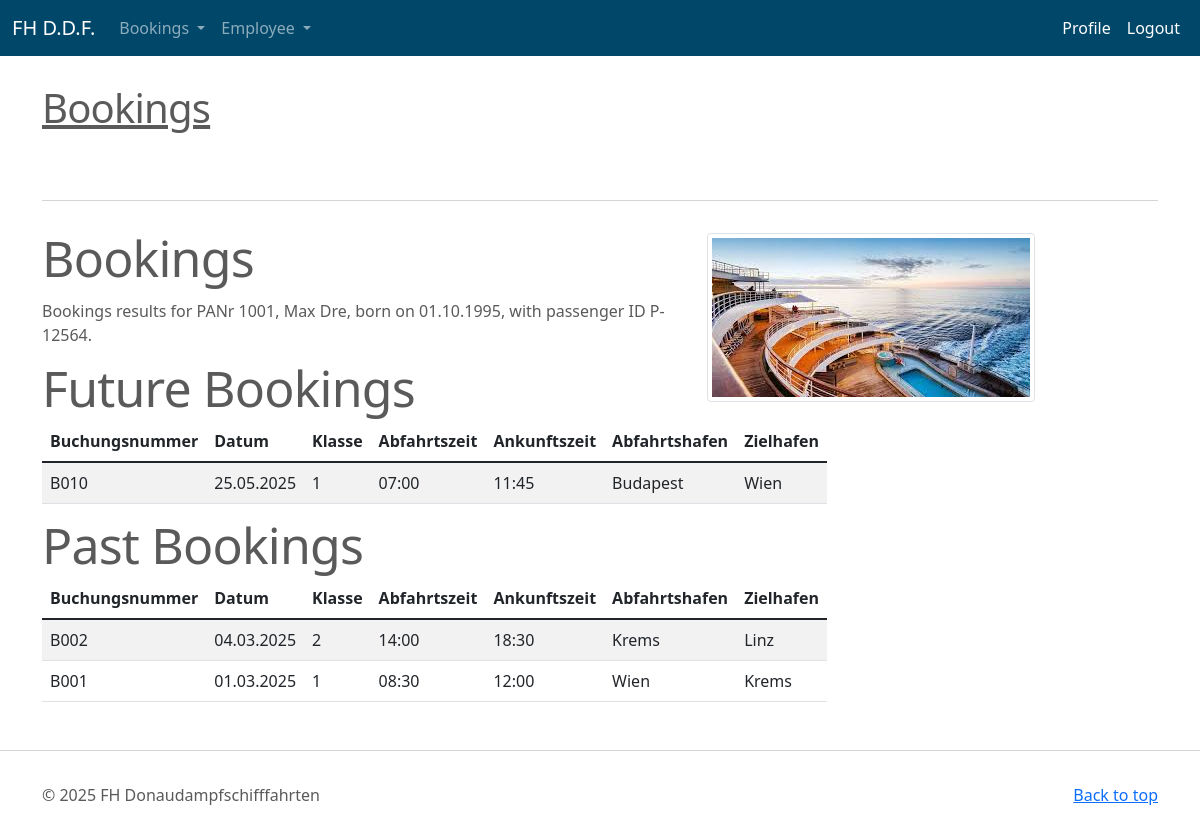
The page /bookings (signed in) on the database its author committed.
### tables this page shows
CREATE TABLE "user" (
  id INTEGER PRIMARY KEY AUTOINCREMENT,
  username TEXT UNIQUE NOT NULL,
  password TEXT NOT NULL
);

CREATE TABLE "Person" (
    /* hab das auf PANr geaendert da es sonst mit den spaeteren FKs zach wird mit dem zusammengesetzten SVNR + GebDatum*/
    "PANr" NUMBER(4),
    /* es gibt keinen eigenen date type kann als int, text, oder real angegeben werden */ 
    "GebDatum" INTEGER,
    "Vorname" TEXT(50),
    "Nachname" TEXT(50),
    "PLZ" NUMBER(4),
    "Ort" TEXT(50),
    "Strasse" TEXT(50),
    "Hausnummer" NUMBER(4),
    CONSTRAINT pk_Person PRIMARY KEY (PANr)
);

CREATE TABLE "Passagier" (
    "PassagierNr" TEXT(10),
    "PANr" NUMBER(4)
        CONSTRAINT nn_PANr_Passagier NOT NULL,
    CONSTRAINT pk_Passagier PRIMARY KEY (PassagierNr),
    CONSTRAINT fk_Passagier_Person FOREIGN KEY (PANr) REFERENCES Person (PANr)
        ON DELETE CASCADE
);

CREATE TABLE "Buchen" (
    "Buchungsnummer" TEXT(10),
    "Datum" INTEGER,
    "Klasse" NUMBER(1),
    "PassagierNr" TEXT(10)
        CONSTRAINT nn_PassagierNR_Buchen NOT NULL,
    "Passagennummer" TEXT(10)
        CONSTRAINT nn_Passagennummer_Buchen NOT NULL,
    CONSTRAINT pk_Buchen PRIMARY KEY (Buchungsnummer),
    CONSTRAINT fk_Buchen_Passagier FOREIGN KEY (PassagierNr) REFERENCES Passagier (PassagierNr),
    CONSTRAINT fk_Buchen_Passage FOREIGN KEY (Passagennummer) REFERENCES Passage (Passagennummer)
);

CREATE TABLE "Passage" (
    "Passagennummer" TEXT(10),
    "Abfahrtszeit" TEXT(10),
    "Ankunftszeit" TEXT(10),
    "Abfahrtshafen" TEXT(20),
    "Zielhafen" TEXT(20),
    CONSTRAINT pk_Passage PRIMARY KEY (Passagennummer)
);

### flask_auu/bookings.py (the view)
@bp.route('/bookings')
@login_required
def bookings():
    session['history'] = session['history'] + "/bookings\n ... "
    db = get_db()
    passpers = db.execute(
            "SELECT Vorname, Nachname, strftime('%d.%m.%Y', Gebdatum) as Gebdatum, Passagiernr"
            ' FROM Person, Passagier'
            ' WHERE Person.PANr = Passagier.PANr and Person.PANr = ? ', (g.user['username'],)
    ).fetchone()
    bookinglist_future = None
    bookinglist_past = None
    if passpers is not None:
        bookinglist_future = db.execute(
            "SELECT buchungsnummer, strftime('%d.%m.%Y', datum) as datum, klasse, abfahrtszeit, ankunftszeit, abfahrtshafen, zielhafen"
            ' FROM Buchen, Passage'
            " WHERE Buchen.Passagennummer = Passage.Passagennummer AND Buchen.PassagierNr = ? and date(Datum) >= date('now')"
            ' order by datum', (passpers['PassagierNr'],)
        ).fetchall()
        bookinglist_past = db.execute(
            "SELECT buchungsnummer, strftime('%d.%m.%Y', datum) as datum, klasse, abfahrtszeit, ankunftszeit, abfahrtshafen, zielhafen"
            ' FROM Buchen, Passage'
            " WHERE Buchen.Passagennummer = Passage.Passagennummer AND Buchen.PassagierNr = ? and date(Datum) < date('now')"
            ' order by datum DESC', (passpers['PassagierNr'],)
        ).fetchall()
    else:
        return render_template('non_passagier/non_passagier.html',)
    return render_template('bookings/bookings.html', passpers=passpers, bookinglist_future=bookinglist_future, bookinglist_past=bookinglist_past)

### flask_auu/auth.py (called while the page is built)
@bp.before_app_request
def load_logged_in_user():
    user_id = session.get('user_id')
    if session.get('history') is None:
        session['history'] = "Usage history since last login:\n"
    if user_id is None:
        g.user = None
    else:
        g.user = get_db().execute(
            'SELECT * FROM user WHERE id = ?', (user_id,)
        ).fetchone()

def login_required(view):
    @functools.wraps(view)
    def wrapped_view(**kwargs):
        if g.user is None:
            return redirect(url_for('auth.login'))
        return view(**kwargs)
    return wrapped_view

### flask_auu/db.py (called while the page is built)
def get_db():
        print('get_db(): before db is accessed...', flush=True)
        if 'db' not in g:
            g.db = sqlite3.connect(
                current_app.config['DATABASE'],
                detect_types=sqlite3.PARSE_DECLTYPES
            )
            g.db.row_factory = sqlite3.Row
        return g.db

### flask_auu/templates/bookings/bookings.html (shortened to what this page needs)
{% extends 'base.html' %}
{% block content %}
<div class="container marketing">
    <div class="signpost"><h1>Bookings</h1></div>
    <hr class="featurette-divider">
    <div class="row featurette">
        <div class="col-md-7">
            <h2 class="featurette-heading">Bookings</h2>
         <p> Bookings results for PANr {{ g.user['username'] }}, {{ passpers['vorname'] }} {{ passpers['nachname'] }}, born on {{ passpers['gebdatum'] }},
             with passenger ID {{ passpers['passagiernr'] }}. </p>
        <table class="table table-responsive table-striped table-hover">
            <h2 class="featurette-heading"> Future Bookings </h2>
			<thead>
				<tr>
					<th>Buchungsnummer</th>
					<th>Datum</th>
					<th>Klasse</th>
					<th>Abfahrtszeit</th>
                    <th>Ankunftszeit</th>
                    <th>Abfahrtshafen</th>
                    <th>Zielhafen</th>
				</tr>
			</thead>
			<tbody>
            {% for entry in bookinglist_future %}
	        	<tr><td>{{ entry['Buchungsnummer'] }}</td><td>{{ entry['Datum'] }}</td><td>{{ entry['Klasse'] }}</td><td>{{ entry['Abfahrtszeit'] }}</td><td>{{ entry['Ankunftszeit'] }}</td><td>{{ entry['Abfahrtshafen'] }}</td><td>{{ entry['Zielhafen'] }}</td></tr>
             {% endfor %}
			</tbody>
		</table>
        <table class="table table-responsive table-striped table-hover">
            <h2 class="featurette-heading"> Past Bookings </h2>
			<thead>
				<tr>
					<th>Buchungsnummer</th>
					<th>Datum</th>
					<th>Klasse</th>
					<th>Abfahrtszeit</th>
                    <th>Ankunftszeit</th>
                    <th>Abfahrtshafen</th>
                    <th>Zielhafen</th>
				</tr>
			</thead>
			<tbody>
            {% for entry in bookinglist_past %}
	        	<tr><td>{{ entry['Buchungsnummer'] }}</td><td>{{ entry['Datum'] }}</td><td>{{ entry['Klasse'] }}</td><td>{{ entry['Abfahrtszeit'] }}</td><td>{{ entry['Ankunftszeit'] }}</td><td>{{ entry['Abfahrtshafen'] }}</td><td>{{ entry['Zielhafen'] }}</td></tr>
             {% endfor %}
			</tbody>
		</table>
        </div>
        <div class="col-md-5">
            <img class="img-fluid img-thumbnail"src="{{ url_for('static', filename='pics/booking.jpeg') }}"/>
        </div>
    </div>
</div>
{% endblock %}

### rows shown on the page
user: user.username "1001"
Person: vorname "Max", nachname "Dre"
Passagier: passagiernr "P-12564"
Buchen: Buchungsnummer "B010", Datum "25.05.2025", Klasse "1", Abfahrtszeit "07:00", Ankunftszeit "11:45", Abfahrtshafen "Budapest", Zielhafen "Wien"
Buchen: Buchungsnummer "B002", Datum "04.03.2025", Klasse "2", Abfahrtszeit "14:00", Ankunftszeit "18:30", Abfahrtshafen "Krems", Zielhafen "Linz"
Buchen: Buchungsnummer "B001", Datum "01.03.2025", Klasse "1", Abfahrtszeit "08:30", Ankunftszeit "12:00", Abfahrtshafen "Wien", Zielhafen "Krems"

### other values the page prints
{{ passpers['gebdatum'] }} "01.10.1995"
